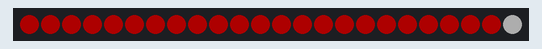
This program was run on a simulated Raspberry Pi (BCM pin numbers). On the bench: 24 RGB LEDs in strip order, left to right. Dim RGB values are drawn brighter than linear; files the program writes start out absent; the clock reads 2024-03-15 10:24:30 at power-on unless the program sets it; what the program prints to the terminal is not drawn. At 5.0 s the program stops and its outputs stay as they are.

Above: at 0.1 s.
At 0.52 s:
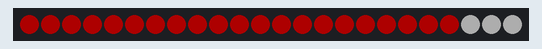
At 1.15 s:
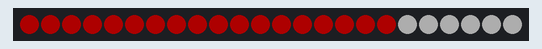
At 2.41 s:
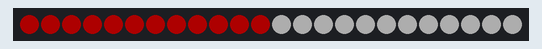
At 3.67 s:
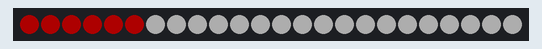
At 4.9 s:
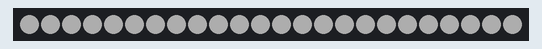

The program:

neopixel_countdown_calibrate.py
```python
#!/usr/bin/env python3
"""
neopixel_countdown_calibrate.py

Measures NeoPixel countdown timing and computes a suggested multiplier so:
    delay_per_pixel = (preview_delay / num_pixels) * multiplier

Outputs a JSONL log to /tmp/neopixel_countdown_log.jsonl and prints a recommended multiplier.
Optionally persists multiplier to ~/.config/neopixel_multiplier.json
"""

import time
import json
import argparse
from pathlib import Path

# Try to import your NeoPixel driver; adjust if your environment differs
try:
    import board
    import neopixel_spi
except Exception as e:
    raise SystemExit(f"Driver import failed: {e}\nRun this on the Pi where neopixel_spi and board are installed.")

# ------------------ CONFIGURATION (edit as needed) ------------------
SPI_OBJ = board.SPI()            # use board.SPI() as in your plugin
NUM_PIXELS = 24                  # actual number of pixels
BPP = 4                          # bytes per pixel (3 or 4)
BRIGHTNESS = 0.2
AUTO_WRITE = False               # True if pixel writes auto-show
PIXEL_ORDER = neopixel_spi.RGBW  # use neopixel_spi constant
BIT0 = 0b10000000

PREVIEW_DELAY = 5.0              # preview_delay from pibooth.cfg (seconds)
MEASURE_ALL_PIXELS = True        # if True, measure full countdown (NUM_PIXELS steps); else measure MEASURE_STEPS
MEASURE_STEPS = 16               # used if MEASURE_ALL_PIXELS is False
LOGFILE = Path("/tmp/neopixel_countdown_log.jsonl")
PERSIST_MULTIPLIER = True        # write computed multiplier to ~/.config/neopixel_multiplier.json
PERSIST_PATH = Path.home() / ".config" / "neopixel_multiplier.json"
# -------------------------------------------------------------------

def create_pixels(num_pixels, brightness):
    """Create a temporary NeoPixel_SPI instance for testing (match your plugin signature)."""
    return neopixel_spi.NeoPixel_SPI(SPI_OBJ, num_pixels, bpp=BPP,
                                    brightness=brightness, auto_write=AUTO_WRITE,
                                    pixel_order=PIXEL_ORDER, bit0=BIT0)

def measure_countdown(pixels, preview_delay, multiplier=1.0, steps=None, logfile=LOGFILE):
    """
    Run countdown once, log timestamps of each pixel update to logfile,
    and return list of timestamps for each step.
    """
    num = len(pixels)
    if steps is None:
        steps = num if MEASURE_ALL_PIXELS else min(MEASURE_STEPS, num)

    interval = (preview_delay / max(1.0, num)) * multiplier
    logfile.parent.mkdir(parents=True, exist_ok=True)
    with logfile.open("w") as f:
        # mark start
        f.write(json.dumps({"event": "start", "time": time.monotonic(), "num_pixels": num, "steps": steps}) + "\n")
        # set all pixels to red initially
        try:
            pixels.fill((255, 0, 0, 0))
            if not pixels.auto_write:
                pixels.show()
        except Exception:
            pass

        timestamps = []
        # For measurement we step 'steps' times from end->start as in your plugin
        for i in range(steps):
            idx = num - i - 1
            try:
                # set pixel off (or a distinct color) to record step
                pixels[idx] = (0, 0, 0, 255)
                if not pixels.auto_write:
                    pixels.show()
            except Exception:
                # if operations fail, still timestamp
                pass
            t = time.monotonic()
            timestamps.append(t)
            f.write(json.dumps({"step": i, "pixel_index": idx, "time": t}) + "\n")
            time.sleep(interval)

        f.write(json.dumps({"event": "end", "time": time.monotonic()}) + "\n")
    return timestamps

def analyze_timestamps(timestamps, preview_delay, num_pixels):
    """
    Compute observed average delta between consecutive step timestamps,
    expected per-pixel interval and suggested multiplier:
        expected_per_pixel = preview_delay / num_pixels
        suggested_multiplier = observed_avg_delta / expected_per_pixel
    Returns dict with analysis.
    """
    if len(timestamps) < 2:
        return {"error": "not enough timestamps", "count": len(timestamps)}
    deltas = [t2 - t1 for t1, t2 in zip(timestamps, timestamps[1:])]
    avg_delta = sum(deltas) / len(deltas)
    median_delta = sorted(deltas)[len(deltas)//2]
    expected_per_pixel = preview_delay / float(num_pixels)
    suggested_multiplier = avg_delta / expected_per_pixel if expected_per_pixel > 0 else None
    return {
        "observed_avg_delta": avg_delta,
        "observed_median_delta": median_delta,
        "expected_per_pixel": expected_per_pixel,
        "suggested_multiplier": suggested_multiplier,
        "steps_measured": len(timestamps),
    }

def persist_multiplier(multiplier, path=PERSIST_PATH):
    try:
        path.parent.mkdir(parents=True, exist_ok=True)
        data = {"multiplier": float(multiplier), "timestamp": time.time()}
        path.write_text(json.dumps(data))
        return True
    except Exception:
        return False

def main():
    parser = argparse.ArgumentParser(description="Measure NeoPixel countdown and compute multiplier.")
    parser.add_argument("--preview-delay", type=float, default=PREVIEW_DELAY, help="preview_delay seconds")
    parser.add_argument("--pixels", type=int, default=NUM_PIXELS, help="number of pixels")
    parser.add_argument("--multiplier", type=float, default=1.0, help="initial multiplier used for measurement")
    parser.add_argument("--logfile", type=Path, default=LOGFILE, help="path to write timestamp log (jsonl)")
    parser.add_argument("--persist", action="store_true", default=PERSIST_MULTIPLIER, help="persist suggested multiplier to ~/.config")
    args = parser.parse_args()

    num_pixels = args.pixels
    preview_delay = args.preview_delay
    logfile = args.logfile

    print("Creating test NeoPixel instance...")
    pixels = create_pixels(num_pixels, BRIGHTNESS)

    print(f"Running measured countdown: preview_delay={preview_delay}s pixels={num_pixels} multiplier_used={args.multiplier}")
    timestamps = measure_countdown(pixels, preview_delay, multiplier=args.multiplier, steps=None, logfile=logfile)
    print(f"Timestamps logged to {logfile} ({len(timestamps)} steps)")

    analysis = analyze_timestamps(timestamps, preview_delay, num_pixels)
    print("\nAnalysis:")
    for k, v in analysis.items():
        print(f"  {k}: {v}")

    suggested = analysis.get("suggested_multiplier")
    if suggested is not None:
        print(f"\nSuggested multiplier to match preview_delay: {suggested:.4f}")
        if args.persist:
            ok = persist_multiplier(suggested)
            print(f"Persisted multiplier to {PERSIST_PATH}: {ok}")
    else:
        print("\nCould not compute suggested multiplier (check timestamps).")

if __name__ == "__main__":
    main()
```
